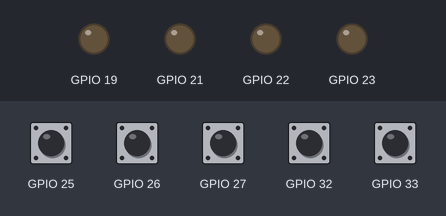
Simulated run of this program. Board: ESP32. Shown: output pins drawn as LEDs (lit = HIGH). Inputs (shaded band) come from the test bench; at power-on: GPIO 25–27, GPIO 32, GPIO 33 HIGH. WiFi joins after 1.5 s; servers stay silent unless stated; not simulated (calls return 0 or success): credentials.h; what the program prints to the serial monitor is not drawn.

Above: at 2.7 s.
2.8 s: GPIO 25 pulled LOW for 0.15 s
At 3.6 s:
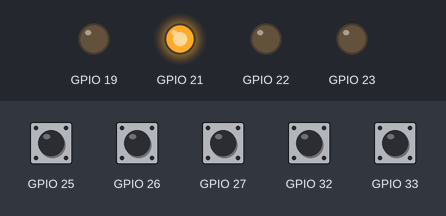
4.4 s: GPIO 26 pulled LOW for 0.15 s
At 4.9 s:
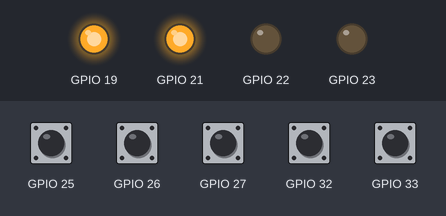
6.0 s: GPIO 32 pulled LOW for 0.15 s
At 7.2 s:
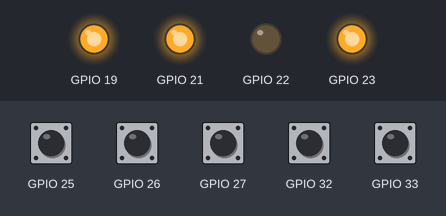
7.6 s: GPIO 27 pulled LOW for 0.15 s
At 8.7 s:
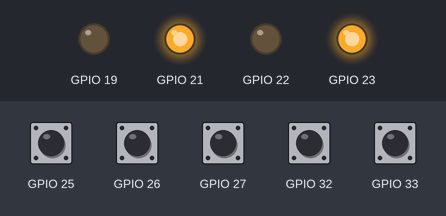
9.2 s: GPIO 33 pulled LOW for 0.15 s
At 10.0 s:
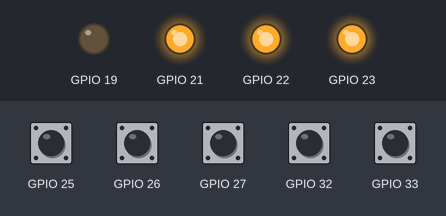
10.8 s: GPIO 25 pulled LOW for 1 s
At 11.4 s:
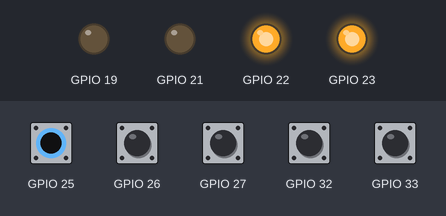
Timing chart, 0 to 13.8 s (numbered marks = the images above; inputs shaded):
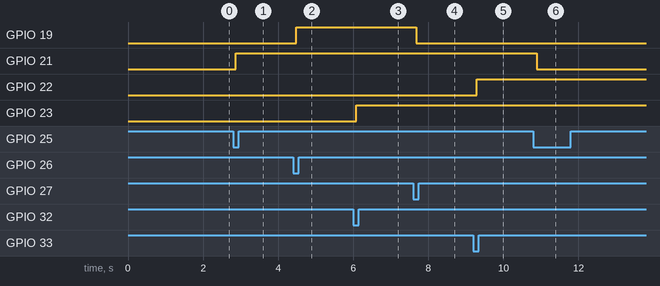

Measured:
- after the input at 2.8 s, GPIO 21: LOW → HIGH after 0.08 s
- after the input at 4.4 s, GPIO 19: LOW → HIGH after 0.08 s
- after the input at 6.0 s, GPIO 23: LOW → HIGH after 0.08 s
- after the input at 7.6 s, GPIO 19: HIGH → LOW after 0.08 s
- after the input at 9.2 s, GPIO 22: LOW → HIGH after 0.08 s
- after the input at 10.8 s, GPIO 21: HIGH → LOW after 0.09 s

The program:

main.cpp
```cpp
#include <Arduino.h>
#ifdef ESP32
  #include <WiFi.h>
  #include <AsyncTCP.h>
#endif
#include <ESPAsyncWebServer.h>
#include <WiFiClientSecure.h>
// #include <HTTPClient.h> // TODO: access external API
#include "freertos/FreeRTOS.h"
#include "freertos/task.h"
#include <ESPmDNS.h>
#include <ArduinoOTA.h>
#include <credentials.h>

// WiFi and MQTT
const char *ssid              = WIFI_SSID;
const char *password          = WIFI_PASSWORD;
const char *soft_ap_ssid      = SOFT_AP_SSID;
const char *soft_ap_password  = SOFT_AP_PASSWORD; // NULL for no password
const int   channel           = 1;    // WiFi Channel number between 1 and 13
const bool  hide_SSID         = false; // To disable SSID broadcast -> SSID will not appear in a basic WiFi scan
const int   max_connection    = 3;

#define DEBOUNCE_DELAY 50 // ms

struct MapDevice{
  int channel;
  std::vector<int> inputPins;
  std::vector<int> outputPins;
  std::vector<bool> inputState;
  std::vector<unsigned long> lastDebounceTime;
  std::vector<bool> lastButtonState;
  std::vector<bool> outputState;
  std::string name;
};

// Initialize with pin numbers; state vectors must match size
std::vector<MapDevice> devices = {
  {
    0,                   // device channel
    {32},                // input pin(s): 1 or more buttons/sensor/switch to control the output
    {23},                // output pin(s): 1 or more output can be controlled by the input
    {false},             // initial input state(s): state of each input pin
    {0},                 // last debounce time of each input
    {HIGH},              // last input state of each input (with INPUT_PULLUP, not pressed = HIGH)
    {false},             // output state of each output (false = OFF)
    "Luz_Cozinha"        // device's name
  },
  {
    1,
    {33},
    {22},
    {false},
    {0},
    {HIGH},
    {false},
    "Luz_Lavanderia"
  },
  {
    2,
    {25},                // one switch for same light
    {21},                // one light
    {false},
    {0},
    {HIGH},
    {false},
    "Luz_Corredor_Quintal"
  },
  {
    3,
    {26, 27},            // two switches for same light
    {19},                // one light
    {false, false},
    {0, 0},
    {HIGH, HIGH},
    {false},
    "Luz_Quarto_Fabio"
  }
};

// Globals
AsyncWebServer server(80);
AsyncEventSource events("/events");

IPAddress local_IP(192, 168, 0, 122); // Defina o IP
IPAddress gateway(192, 168, 0, 1);
IPAddress subnet(255, 255, 255, 0);
IPAddress primaryDNS(8, 8, 8, 8);   // optional
IPAddress secondaryDNS(8, 8, 4, 4); // optional

// Tasks
TaskHandle_t TaskButtonsHandle, TaskRestApiHandle;

// Methods declarations
void checkButtons();
void setupPins();
// void setupRestAPI();

void toggleDevice(MapDevice& device, bool newState) {
    device.outputState[0] = newState;
    digitalWrite(device.outputPins[0], newState ? HIGH : LOW);

    char topicState[64], topicControl[64];
    char payload[8];
    int channel = device.channel;
    String status = newState ? "ON" : "OFF";

    sprintf(payload, status.c_str());

    sprintf(topicState, "channel%d:%s", device.channel, status); // TBD: may change to device.name instead of ch(channel)
    events.send(topicState, "update", millis());
}

void toggleDevice(MapDevice& device) {
  bool newState = !device.outputState[0];
  toggleDevice(device, newState);
}

void TaskButtons(void *parameter)
{
  while (true) {
    checkButtons();
    vTaskDelay(pdMS_TO_TICKS(30));
  }
}

// const String index_file = htmlFileToString("index.html"); // to be tested; TODO: in future move all website to an external server outside the esp
const char index_html[] PROGMEM = R"rawliteral(
 <!DOCTYPE html><html><head>
    <meta name="viewport" content="width=device-width, initial-scale=1">
    <title>ESP32 Smart Home v4</title>
    <style>
      body {font-family: sans-serif; text-align: center; margin-top: 30px;}
      .channel {display:flex; flex-direction: column; width: 150px; margin: 10px;}
      #channels {display: flex; flex-wrap: wrap; justify-content: center;}
      .switch {position: relative; display:inline-block; width: 60px; height: 34px; left: 30%;}
      #enable_channels_input {width: 100px; margin-right: 10px;}

      input:disabled+.slider {background-color: #ccc;}
      .slider {position: absolute; top: 0; left: 0; right: 0; bottom: 0; background-color: #ff0000; transition:.4s;}
      .slider:before {position: absolute; content: ""; height: 26px; width: 26px; left: 4px; bottom: 4px; background-color: #fff; -webkit-transition: .4s; transition: .4s;}
      input:checked+.slider {background-color: #66bb6a}
      input:checked+.slider:before {-webkit-transform: translateX(26px); transform: translateX(26px)}
      .slider.round {border-radius: 34px;}
      .slider.round:before {border-radius: 50%;}
    </style>
  </head><body>
    <h2>ESP32 Smart Home v4</h2>
    <div class="enable-channels"><span>Enable all channels password: </span><input type="text" name="enable_channels_input" id="enable_channels_input"><input type="button" value="Send" onclick="enable_channels()"/></div>
    <div class="channels_title"><h3>Controle das Luzes</h3></div>
    <div id="channels">
      <div class="channel">Cozinha: <span id="state0">--</span> <label class="switch"> <input type="checkbox" onchange="toggle(0)" class="toggle" id="switch0"> <div class="slider round"></div></label></div>
      <div class="channel">Lavanderia: <span id="state1">--</span> <label class="switch"> <input type="checkbox" onchange="toggle(1)" class="toggle" id="switch1"> <div class="slider round"></div></label></div>
      <div class="channel">Corredor Quintal: <span id="state2">--</span> <label class="switch"> <input type="checkbox" onchange="toggle(2)" class="toggle" id="switch2"> <div class="slider round"></div></label></div>
      <div class="channel">Quarto do Fabio: <span id="state3">--</span> <label class="switch"> <input type="checkbox" onchange="toggle(3)" class="toggle" id="switch3" disabled> <div class="slider round"></div></label></div>
    </div>
  <script defer>
    window.onload = resetAllToggles();
    var bedroomSwitch = document.getElementById("switch3");

  function toggle(ch) {
    fetch("/toggle?channel=" + ch, {method: "POST"});
  }

  function enable_channels(){
    var password = document.getElementById("enable_channels_input");

    if (password.value === "lmi56n") {

      bedroomSwitch.removeAttribute("disabled");
      alert("All channels are enabled");
    }
  }

  function resetAllToggles() {
  const toggles = document.getElementsByClassName("toggle");
  for (let i = 0; i < toggles.length; i++) {
    toggles[i].checked = false;
  }
}

  if (!!window.EventSource) {
    const sourceEvents = new EventSource('/events');
    sourceEvents.addEventListener("update", function(e) {
      const [ch, state] = e.data.split(":");
      var index = ch.replace("channel", "");

      if(index == "3" && bedroomSwitch.hasAttribute("disabled")) {
        return;
      }

      document.getElementById("state" + index).textContent = state;
      document.getElementById("switch" + index).checked = state === 'ON' ? true : false;
    }, false);
  }
  </script>
  </body></html>
)rawliteral";

// ========= Setup =========
void setup()
{
  Serial.begin(115200);

  setupPins();

  setupWifi();

  asyncWebServerRoutes();

  xTaskCreatePinnedToCore(TaskButtons, "TaskButtons", 4096, NULL, 1, &TaskButtonsHandle, 1);
}

MapDevice& findDeviceByChannel(int channel){
  for (auto& device : devices) {
    if(device.channel == channel) {
      return device;
    }
  }
  throw std::runtime_error("Object not found");
}

void setupWifi() {
  WiFi.mode(WIFI_AP_STA);
  WiFi.disconnect();

  Serial.println("[*] Creating ESP32 WIFI connection");

  // Try static IP
  if (WiFi.config(local_IP, gateway, subnet, primaryDNS, secondaryDNS)) {
    Serial.println("[+] Static IP configured");
  } else {
    Serial.println("[!] Failed to configure static IP, falling back to DHCP");
  }

  WiFi.begin(ssid, password);

  unsigned long startAttemptTime = millis();
  const unsigned long wifiTimeout = 15000; // 15 seconds

  while (WiFi.status() != WL_CONNECTED && millis() - startAttemptTime < wifiTimeout) {
    delay(500);
    Serial.print(".");
  }
  Serial.println();

  if (WiFi.status() == WL_CONNECTED) {
    Serial.print("[+] WiFi connected: ");
    Serial.println(WiFi.localIP());
  } else {
    Serial.println("[!] WiFi STA connection failed, continuing with AP only");
  }

  // Start AP anyway
  if (!WiFi.softAP(soft_ap_ssid, soft_ap_password, channel, hide_SSID, max_connection)) {
    Serial.println("[!] Failed to start softAP");
  } else {
    Serial.print("[+] AP Created with IP Gateway ");
    Serial.println(WiFi.softAPIP());
    Serial.print("Soft AP SSID: \"");
    Serial.print(soft_ap_ssid);
    Serial.print("\", IP address: ");
    Serial.println(WiFi.softAPIP());
  }

  if (MDNS.begin("esp32_smart_v4")) {
    Serial.println("MDNS started. Access with http://esp32_smart_v4.local/");
  } else {
    Serial.println("Error! MDNS not started.");
  }
}

// String httpGETRequest(const char* serverName) {
//   HTTPClient http;

//   // Your IP address with path or Domain name with URL path
//   http.begin(serverName);

//   // If you need Node-RED/server authentication, insert user and password below
//   //http.setAuthorization("REPLACE_WITH_SERVER_USERNAME", "REPLACE_WITH_SERVER_PASSWORD");


//   // Send HTTP POST request
//   int httpResponseCode = http.GET();

//   String payload = "{}";

//   if (httpResponseCode>0) {
//     Serial.print("HTTP Response code: ");
//     Serial.println(httpResponseCode);
//     payload = http.getString();
//   }
//   else {
//     Serial.print("Error code: ");
//     Serial.println(httpResponseCode);
//   }
//   // Free resources
//   http.end();

//   return payload;
// }

void asyncWebServerRoutes() {
  // Async Web Server Routes
  server.on("/", HTTP_GET, [](AsyncWebServerRequest *request) {
    request->send(200, "text/html", index_html);
  });

  server.on("/toggle", HTTP_POST, [](AsyncWebServerRequest *request) {
    if (request->hasParam("channel")) {
      int ch = request->getParam("channel")->value().toInt();

      if(ch >= 0 && ch < devices.size()) {
        MapDevice& mapDevice = findDeviceByChannel(ch);

        toggleDevice(mapDevice);

        String msg = "The device channel: " + String(mapDevice.channel) + " has been changed its state to: " + (mapDevice.outputState[0] ? "ON" : "OFF");

        request->send(200, "text/plain", msg);
      } else {
        request->send(404, "text/plain", "Device not found");
      }
      return;
    }
    request->send(400, "text/plain", "Bad Request");
  });

  events.onConnect([](AsyncEventSourceClient *client) {
    for (auto& device : devices) {
      for (size_t j = 0; j < device.outputState.size(); j++) {
        char msg[20];
        sprintf(msg, "channel%d:%s", device.channel, device.outputState[j] ? "ON" : "OFF");
        client->send(msg, "update", millis());
      }
    }
  });

 server.on("/api/devices", HTTP_GET, [](AsyncWebServerRequest *request) {
    String json = "[";
    for(int i=0; i<devices.size(); i++){
      json += "{\"channel\":" + String(devices[i].channel) + ",\"name\":\"" + devices[i].name.c_str() + "\",\"outputState\":" + (devices[i].outputState[0] ? "true" : "false") + "}";

      if(i < devices.size() - 1) {
        json += ",";
      }
    }
    json += "]";
    request->send(200, "application/json", json);
  });

//  server.on("/api/viacep", HTTP_GET, [](AsyncWebServerRequest *request) {
//     String json = httpGETRequest("https://viacep.com.br/ws/01001000/json/");

//     request->send(200, "application/json", json);
//   });

  server.on("/api/device/toggle", HTTP_POST, [](AsyncWebServerRequest *request) {
    if (request->hasParam("channel") && request->hasParam("state")) {
      int channel = request->getParam("channel")->value().toInt();
      bool state = request->getParam("state")->value().equalsIgnoreCase("true");

      for(int i=0; i<devices.size(); i++){
        if(devices[i].channel == channel) {
          toggleDevice(devices[i], state);
          String msg = String(devices[i].name.c_str()) + " on channel: " + String(devices[i].channel) + " has change state to: " + String(state ? "ON" : "OFF");
          request->send(200, "text/plain", msg);
          return;
        }
      }

      request->send(404, "text/plain", "Device not found");
    } else {
      request->send(400, "text/plain", "Bad Request");
    }
  });

  Serial.println("Rest API is Ready");

  server.addHandler(&events);
  server.begin();
}

void loop()
{
  // All logic handled in FreeRTOS tasks
}

void checkButtons() {
  for (auto& device : devices) {
    for (size_t i = 0; i < device.inputPins.size(); i++) {
      bool reading = digitalRead(device.inputPins[i]);

      if (reading != device.lastButtonState[i]) {
        device.lastDebounceTime[i] = millis();
      }

      if ((millis() - device.lastDebounceTime[i]) > DEBOUNCE_DELAY) {
        if (reading != device.inputState[i]) {
          device.inputState[i] = reading;

          if (device.inputState[i] == LOW) { // Only trigger on rising edge
            toggleDevice(device);
          }
        }
      }
      device.lastButtonState[i] = reading;
    }
  }
}

void setupPins() {
  for (auto& device : devices) {
    for (int in : device.inputPins) {
      pinMode(in, INPUT_PULLUP);
    }
    for (size_t i = 0; i < device.outputPins.size(); i++) {
      pinMode(device.outputPins[i], OUTPUT);
      digitalWrite(device.outputPins[i], LOW);  // HIGH = OFF by default
      device.outputState[i] = false;
    }
    // Initialize debouncing variables
    for (size_t i = 0; i < device.inputPins.size(); i++) {
      device.lastDebounceTime[i] = 0;
      device.lastButtonState[i] = HIGH; // Assuming pull-up, so button not pressed is HIGH
    }
  }
}
```
